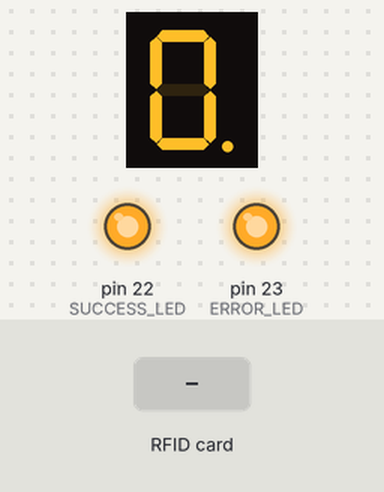
The sketch below on a simulated Arduino Mega 2560, built with avr-gcc and run on an emulated ATmega2560. On the bench: 1-digit seven-segment display, output pins drawn as LEDs (lit = HIGH). Wiring (inferred from the names in the program): 1-digit 7-segment display, segments lit when LOW: segments pin 4, pin 5, pin 6, pin 7, pin 8, pin 9, pin 10, pin 3. Inputs (shaded band) come from the test bench. The segment pins are drawn as the display they are named for; pins used as bus, display or sensor lines are not drawn; what the sketch prints to the serial monitor is not drawn.

Above: at 1.5 s.
1.6 s: RFID card DE AD BE EF held to the reader
At 2.01 s:
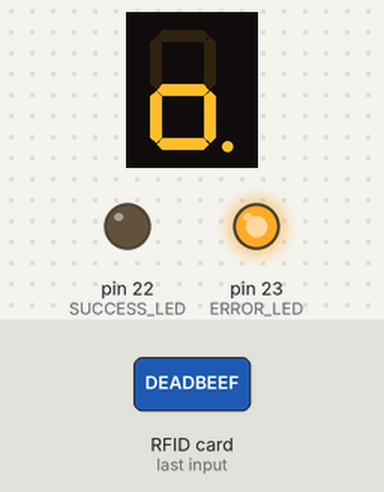
At 2.6 s:
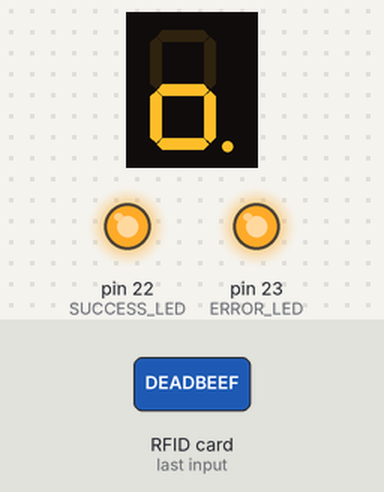
3.7 s: RFID card 5E 7A 19 C4 held to the reader
At 5.6 s:
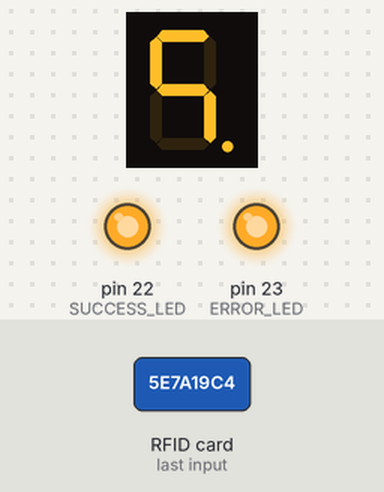
Timing chart, 0 to 7.1 s (numbered marks = the images above; inputs shaded):
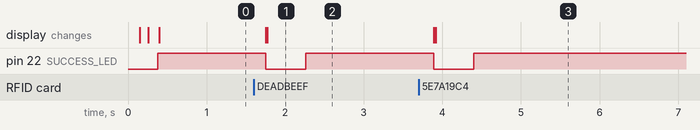

Measured:
- after the input at 1.6 s, pin 22 (SUCCESS_LED): HIGH → LOW after 0.15 s, → HIGH 0.51 s later; the display: first changes after 0.15 s (image 1 shows a later state)
- after the input at 3.7 s, pin 22 (SUCCESS_LED): HIGH → LOW after 0.19 s, → HIGH 0.51 s later; the display: first changes after 0.19 s (image 3 shows a later state)

The sketch:

RFID.ino
```cpp
/*

Instruction                          Code                            Execution  Description
                   RS  R/W    B7   B6   B5   B4   B3   B2   B1   B0  time
                   ------------------------------------------------
Clear display      0    0     0    0    0    0    0    0    0    1    1.52 ms   Clears display and returns cursor to the home position (address 0).
Cursor home        0    0     0    0    0    0    0    0    1    *    1.52 ms   Returns cursor to home position. Also returns display being shifted to the original position. DDRAM content remains unchanged.
Entry mode set     0    0     0    0    0    0    0    1    I/D  S    37 μs     Sets cursor move direction (I/D); specifies to shift the display (S). These operations are performed during data read/write.
Display control    0    0     0    0    0    0    1    D    C    B    37 μs     Sets on/off of all display (D), cursor on/off (C), and blink of cursor position character (B).
display shift      0    0     0    0    0    1    S/C   R/L *    *    37 μs     Sets cursor-move or display-shift (S/C), shift direction (R/L). DDRAM content remains unchanged.
Function set       0    0     0    0    1    DL    N    F   *    *    37 μs     Sets interface data length (DL), number of display line (N), and character font (F).
Set CGRAM address  0    0     0    1    CGRAM address                 37 μs     Sets the CGRAM address. CGRAM data are sent and received after this setting.
Set DDRAM address  0    0     1    DDRAM address                      37 μs     Sets the DDRAM address. DDRAM data are sent and received after this setting.
Read busy flag     0    1     BF    CGRAM/DDRAM address               0 μs      Reads busy flag (BF) indicating internal operation being performed and reads CGRAM or DDRAM address counter contents (depending on previous instruction).
Write RAM          1    0     Write Data                              37 μs     Write data to CGRAM or DDRAM.
Read from CG/DDRAM 1    1     Read Data                               37 μs     Read data from CGRAM or DDRAM.

Instruction bit names —

I/D - 0 = decrement cursor position, 1 = increment cursor position;

S - 0 = no display shift, 1 = display shift;
D - 0 = display off, 1 = display on;
C - 0 = cursor off, 1 = cursor on;
B - 0 = cursor blink off, 1 = cursor blink on ;
S/C - 0 = move cursor, 1 = shift display;
R/L - 0 = shift left, 1 = shift right;
DL - 0 = 4-bit interface, 1 = 8-bit interface;
N - 0 = 1/8 or 1/11 duty (1 line), 1 = 1/16 duty (2 lines);
F - 0 = 5×8 dots, 1 = 5×10 dots;
BF - 0 = can accept instruction, 1 = internal operation in progress.


Example commands:

1   Function Set: 8-bit, 1 Line, 5x7 Dots   0x30   48
2   Function Set: 8-bit, 2 Line, 5x7 Dots   0x38   56
3   Function Set: 4-bit, 1 Line, 5x7 Dots   0x20   32
4   Function Set: 4-bit, 2 Line, 5x7 Dots   0x28   40
5   Entry Mode   0x06   6
6   Display off Cursor off (clearing display without clearing DDRAM content)   0x08   8
7   Display on Cursor on   0x0E   14
8   Display on Cursor off   0x0C   12
9   Display on Cursor blinking   0x0F   15
10   Shift entire display left   0x18   24
11   Shift entire display right   0x1C   30
12   Move cursor left by one character   0x10   16
13   Move cursor right by one character   0x14   20
14   Clear Display (also clear DDRAM content)   0x01   1
15   Set DDRAM address or coursor position on display     0x80 + address*    128 + address*
16   Set CGRAM address or set pointer to CGRAM location   0x40 + address   64  + address

* DDRAM address

00 01 02 03 04 05 06 07 ..... 32 33 34 35 36 37 38 39   - Character position (DEC)
-----------------------------------------------------
00 01 02 03 04 05 06 07 ..... 20 21 22 23 24 25 26 27   - Row 0 DDRAM address (HEX)
40 41 42 43 44 45 46 47 ..... 60 61 62 63 64 65 66 67   - Row 1 DDRAM address (HEX)


https://www.8051projects.net/lcd-interfacing/initialization.php
*/

#define DEBUG

#include <SPI.h>
#include <MFRC522.h>

#ifdef DEBUG
   #define LOG(...)    Serial.print(__VA_ARGS__)
   #define LOGLN(...)  Serial.println(__VA_ARGS__)
#else
   #define LOG(...)
   #define LOGLN(...)
#endif

#define SERIAL_BAUD 115200 // Baud rate for serial debugging


#define RFID_RESET_PIN 12
#define RFID_SS_PIN 53   // Signal Input (when SPI enabled), Serial Data (when I2C enabled), Data input (When UART enabled)

#define NEW_RFID_UID { 0xDE, 0xAD, 0xBE, 0xEF }


int LCD_REGISTER_SELECT = 12;
int LCD_RW = 11;
int LCD_PINS[] = { 3, 4, 5, 6, 7, 8, 9, 10 };
int LCD_ENABLE = 2;

int ERROR_LED = 23;
int SUCCESS_LED = 22;

MFRC522 mfrc522(RFID_SS_PIN, RFID_RESET_PIN);
MFRC522::MIFARE_Key key;


void error() {
  digitalWrite(ERROR_LED, LOW);
  digitalWrite(SUCCESS_LED, HIGH);
}

void success() {
  digitalWrite(ERROR_LED, HIGH);
  digitalWrite(SUCCESS_LED, LOW);
}

void neutral() {
  digitalWrite(ERROR_LED, HIGH);
  digitalWrite(SUCCESS_LED, HIGH);
}

// LCD helper functions
/**
  Write command to LCD interface, each bit of the supplied value is sent to one of the data
  pins on the 1602 chip. The value needs to be inverted because the signal identification
  goes from D7 -> D0 instead of D0 -> D7

  value:  Command to send to LCD chip.
  return: none
**/
void LcdCommandWrite(int value) {
  size_t pinLength = sizeof(LCD_PINS) / sizeof(int) - 1;

  for (int i = LCD_PINS[0]; i <= LCD_PINS[pinLength]; i++) {
    digitalWrite(i, value & 01);  // Invert signal because 1602 LCD signal identification is D7-D0 (not D0-D7)
    value >>= 1;
  }

  digitalWrite(LCD_RW, LOW);
  digitalWrite(LCD_REGISTER_SELECT, LOW);

  digitalWrite(LCD_ENABLE, LOW);
  delayMicroseconds(1);

  digitalWrite(LCD_ENABLE, HIGH);
  delayMicroseconds(1);

  digitalWrite(LCD_ENABLE, LOW);
  delayMicroseconds(1);
}

/**
  Write data to LCD interface, each bit of the supplied value is sent to one of the data
  pins on the 1602 chip. The value needs to be inverted because the signal identification
  goes from D7 -> D0 instead of D0 -> D7

  value:  Data to send to LCD chip.
  return: none

**/
void LcdDataWrite(int value) {
  digitalWrite(LCD_REGISTER_SELECT, HIGH);
  digitalWrite(LCD_RW, LOW);

  for (int i = LCD_PINS[0]; i <= LCD_PINS[7]; i++) {
    digitalWrite(i, value & 01);
    value >>= 1;
  }

  digitalWrite(LCD_ENABLE, LOW);
  delayMicroseconds(1);

  digitalWrite(LCD_ENABLE, HIGH);
  delayMicroseconds(1);

  digitalWrite(LCD_ENABLE, LOW);
  delayMicroseconds(1);
}

/**
  Returns cursor to home position. Also returns display being shifted to the original position. DDRAM content remains unchanged.

  return: none

**/
void clearDisplay() {
  LcdCommandWrite(0x01);
  delay(10);
}


/**
  Set cursor position to be the first line with an optional offset.

  offset: column offset

  return: none

**/
void firstLine(unsigned int offset) {
  LcdCommandWrite(0x80 + offset);  // Define the cursor position
  delay(10);
}

/**
  Set cursor position to be the second line with an optional offset.

  offset: column offset

  return: none

**/
void secondLine(unsigned int offset) {
  LcdCommandWrite(0xc0 + offset);  // Define the cursor position
  delay(10);
}

/**
  Write a string of text to currently defined line on the LCD

  text: A string of text to write to the LCD
**/
void writeText(unsigned char *text) {
  if (NULL != text) {
    for (int i = 0; i < strlen(text); i++) {
      LcdDataWrite(text[i]);
    }

    delay(10);
  }
}

// RFID helper functions

/**
  Determine if a new card has been presented.

  return: True if the presented card has a differernt UID than the previously presented card
**/
bool isNewCard() {
  return mfrc522.PICC_IsNewCardPresent();
}


/**
  Determine if a the card reader is active.

  return: True if the card reader is active.
**/
bool canReadSerial() {
  return mfrc522.PICC_ReadCardSerial();
}


/**
  Determine if a new card has been presented and the card reader is active.

  return: True if the presented card has a differernt UID than the previously presented card and the card reader is active.
**/

bool willRead() {
  return isNewCard() && canReadSerial();
}


bool authenticate(byte blockAddr, MFRC522::MIFARE_Key *key, MFRC522::Uid *uid) {
  MFRC522::StatusCode status;

  status = mfrc522.PCD_Authenticate(MFRC522::PICC_CMD_MF_AUTH_KEY_A, blockAddr, key, uid);

  if (status != MFRC522::STATUS_OK) {
    LOG(F("PCD_Authenticate() failed: "));
    LOG(MFRC522::GetStatusCodeName(status));
    return false;
  }

  return true;
}

/**
  Read the memory contents of a MIFARE Classic sector.
  Note: Memory is read in reverse, where

**/
void readClassicSector(MFRC522::Uid uid, MFRC522::MIFARE_Key *key, byte sector) {
  MFRC522::StatusCode status;
	byte firstBlock;		  // Address of the first block
	byte no_of_blocks;		// Number of blocks in a sector
	bool authenticated;

	// The access bits are stored in a peculiar fashion.

  // There are four groups:
	//		g[3]	Access bits for the sector trailer, block 3 (for sectors 0-31) or block 15 (for sectors 32-39)
	//		g[2]	Access bits for block 2 (for sectors 0-31) or blocks 10-14 (for sectors 32-39)
	//		g[1]	Access bits for block 1 (for sectors 0-31) or blocks 5-9 (for sectors 32-39)
	//		g[0]	Access bits for block 0 (for sectors 0-31) or blocks 0-4 (for sectors 32-39)


	// Each group has access bits [C1 C2 C3]. In this code C1 is MSB and C3 is LSB.
	// The four CX bits are stored together in a nible cx and an inverted nible cx_.


	byte c1, c2, c3;		// Nibbles
	byte c1_, c2_, c3_;		// Inverted nibbles
	bool invertedError;		// True if one of the inverted nibbles did not match
	byte g[4] = {0, 0, 0, 0};				// Access bits for each of the four groups.
	byte group;				// 0-3 - active group for access bits
	bool firstInGroup;		// True for the first block dumped in the group

	// Determine position and size of sector.
	if (sector < 32) { // Sectors 0..31 has 4 blocks each
		no_of_blocks = 4;
		firstBlock = sector * no_of_blocks;
	}
	else if (sector < 40) { // Sectors 32-39 has 16 blocks each
		no_of_blocks = 16;
		firstBlock = 128 + (sector - 32) * no_of_blocks;
	}
	else { // Illegal input, no MIFARE Classic PICC has more than 40 sectors.
		return;
	}

	// Dump blocks, highest address first.
	byte byteCount;
	byte buffer[18];
	byte blockAddr;
	authenticated = false;
	invertedError = false;

  for (int8_t blockOffset = 0; blockOffset < no_of_blocks; blockOffset++) {
		blockAddr = firstBlock + blockOffset;

    // Sector number

    if (blockOffset == no_of_blocks - 1) {
			if(sector < 10)
				LOG(F("   "));
			else
				LOG(F("  "));
			LOG(sector);
			LOG(F("   "));
		}
		else {
			LOG(F("       "));
		}

		// Block number
		if(blockAddr < 10)
			LOG(F("   ")); // Pad with spaces
		else {
			if(blockAddr < 100)
				LOG(F("  ")); // Pad with spaces
			else
				LOG(F(" ")); // Pad with spaces
		}

		LOG(blockAddr);
		LOG(F("  "));

    // Establish encrypted communications before reading the first block
		if (!authenticated) {
      if (false == authenticate(firstBlock, key, &(mfrc522.uid))) {
				return;
      }
      authenticated = true;
		}

    // Read block
		byteCount = sizeof(buffer);

		status = mfrc522.MIFARE_Read(blockAddr, buffer, &byteCount);

    if (status != MFRC522::STATUS_OK) {
			LOG(F("MIFARE_Read() failed: "));
			LOG(mfrc522.GetStatusCodeName(status));
			continue;
		}

		// Dump data
		for (byte index = 0; index < 16; index++) {
			if(buffer[index] < 0x10)
				LOG(F(" 0"));
			else
				LOG(F(" "));
			LOG(buffer[index], HEX);
			if ((index % 4) == 3) {
				LOG(F(" "));
			}
		}
		// Parse access bits
		if (blockOffset == no_of_blocks - 1) {
			c1  = buffer[7] >> 4;
			c2  = buffer[8] & 0xF;
			c3  = buffer[8] >> 4;
			c1_ = buffer[6] & 0xF;
			c2_ = buffer[6] >> 4;
			c3_ = buffer[7] & 0xF;
			invertedError = (c1 != (~c1_ & 0xF)) || (c2 != (~c2_ & 0xF)) || (c3 != (~c3_ & 0xF));
			g[0] = ((c1 & 1) << 2) | ((c2 & 1) << 1) | ((c3 & 1) << 0);
			g[1] = ((c1 & 2) << 1) | ((c2 & 2) << 0) | ((c3 & 2) >> 1);
			g[2] = ((c1 & 4) << 0) | ((c2 & 4) >> 1) | ((c3 & 4) >> 2);
			g[3] = ((c1 & 8) >> 1) | ((c2 & 8) >> 2) | ((c3 & 8) >> 3);
		}

		// Which access group is this block in?
		if (no_of_blocks == 4) {
			group = blockOffset;
			firstInGroup = true;
		}
		else {
			group = blockOffset / 5;
			firstInGroup = (group == 3) || (group != (blockOffset + 1) / 5);
		}

		if (firstInGroup) {
			// Print access bits
			LOG(F(" [ "));
			LOG((g[group] >> 2) & 1, DEC); LOG(F(" "));
			LOG((g[group] >> 1) & 1, DEC); LOG(F(" "));
			LOG((g[group] >> 0) & 1, DEC);
			LOG(F(" ] "));
			if (invertedError) {
				LOG(F(" Inverted access bits did not match! "));
			}
		}

		if (group != 3 && (g[group] == 1 || g[group] == 6)) { // value block
			int32_t value = (int32_t(buffer[3])<<24) | (int32_t(buffer[2])<<16) | (int32_t(buffer[1])<<8) | int32_t(buffer[0]);
			LOG(F(" Value=0x")); Serial.print(value, HEX);
			LOG(F(" Adr=0x")); Serial.print(buffer[12], HEX);
		}

    LOGLN();

    if (blockOffset == no_of_blocks - 1) {
      LOGLN();
    }
	}
}

int8_t getSectors(MFRC522::PICC_Type piccType) {
  int8_t sectors = 0;
	switch (piccType) {
		case MFRC522::PICC_TYPE_MIFARE_MINI:
			// Has 5 sectors * 4 blocks/sector * 16 bytes/block = 320 bytes.
			sectors = 5;
			break;

		case MFRC522::PICC_TYPE_MIFARE_1K:
			// Has 16 sectors * 4 blocks/sector * 16 bytes/block = 1024 bytes.
			sectors = 16;
			break;

		case MFRC522::PICC_TYPE_MIFARE_4K:
			// Has (32 sectors * 4 blocks/sector + 8 sectors * 16 blocks/sector) * 16 bytes/block = 4096 bytes.
			sectors = 40;
			break;

		default:
			break;
	}

  return sectors;
}

/**
  Dumps memory contents of a MIFARE Classic PICC.
**/
void readClassic(MFRC522::Uid uid, MFRC522::PICC_Type piccType,	MFRC522::MIFARE_Key *key	) {
  int8_t sectors = getSectors(piccType);

  if (sectors) {
		Serial.println(F("Sector Block   0  1  2  3   4  5  6  7   8  9 10 11  12 13 14 15  AccessBits"));
		// for (int8_t i = sectors - 1; i >= 0; i--) {
    for (int8_t i = 0; i < sectors - 1; i++) {
			readClassicSector(uid, key, i);
		}
	}
}


/**
   Dumps memory contents of a MIFARE Ultralight PICC.
**/

void readUltraLight(byte pages) {
  MFRC522::StatusCode status;
	byte byteCount;
	byte buffer[18];
	byte i;

  for (byte page = 0; page < pages; page +=4) { // Read returns data for 4 pages at a time.
    byteCount = sizeof(buffer);
    MFRC522 miFare;
    status = miFare.MIFARE_Read(page, buffer, &byteCount);

    if (status != MFRC522::STATUS_OK) {
			LOG(F("MIFARE_Read() failed: "));
			LOGLN(MFRC522::GetStatusCodeName(status));
      error();
			break;
		}

    for(byte offset = 0; offset < 4; offset++) {
      i = page + offset;
      if (i < 10) {
        LOG("  ");
      } else {
        LOG(" ");
      }
      LOG(i);
      LOG(" ");

      for (byte index = 0; index < 4; index++) {
				i = 4 * offset + index;
				if(buffer[i] < 0x10)
					LOG(F(" 0"));
				else
					LOG(F(" "));
				LOG(buffer[i], HEX);
			}
			LOGLN("");

    }

  }

}

/**
  Get the data stored on the RFID chip.

  uid: UID of a PICC
**/

void getContents(MFRC522::Uid uid) {
  MFRC522::PICC_Type piccType = mfrc522.PICC_GetType(uid.sak);

  switch (piccType) {
		case MFRC522::PICC_TYPE_MIFARE_MINI:
		case MFRC522::PICC_TYPE_MIFARE_1K:
		case MFRC522::PICC_TYPE_MIFARE_4K:
			for (byte i = 0; i < 6; i++) {
				key.keyByte[i] = 0xFF;
			}

      readClassic(uid, piccType, &key);
			break;

		case MFRC522::PICC_TYPE_MIFARE_UL:
			readUltraLight(43 /*16*/);
			break;

		case MFRC522::PICC_TYPE_ISO_14443_4:
		case MFRC522::PICC_TYPE_MIFARE_DESFIRE:
		case MFRC522::PICC_TYPE_ISO_18092:
		case MFRC522::PICC_TYPE_MIFARE_PLUS:
		case MFRC522::PICC_TYPE_TNP3XXX:
			LOGLN("OTHER");
			break;

		case MFRC522::PICC_TYPE_UNKNOWN:
		case MFRC522::PICC_TYPE_NOT_COMPLETE:
		default:
      LOGLN("UNKNOWN");
			break; // No memory dump here
	}

}


/**
  Dump the PICC (Proximity Integrated Circuit) type and SAK (Select AcKnowledgement) to the serial port.
  This is for debugging and analysis.

**/
void dumpPiccType() {
  MFRC522::PICC_Type piccType = mfrc522.PICC_GetType(mfrc522.uid.sak);

  LOG(F("PICC type: "));
  LOG(mfrc522.PICC_GetTypeName(piccType));
  LOG(F(" (SAK "));
  LOG(mfrc522.uid.sak);
  LOGLN(")");
}

/**
  Convert byte data to ASCII in the form of a hex string.

  in: Binary data
  in_sz: Size of the binary data
  out: A buffer to hold the converted data. This must be 3 times the size of the inout data
**/
void binToHex(byte *in, size_t in_sz, unsigned char *out) {
  const char *hex = "0123456789ABCDEF";

  byte *pin = in;
  unsigned char *pout = out;

  for (; pin < in + in_sz; pin++, pout += 3) {
    pout[0] = hex[(*pin >> 4) & 0xF];
    pout[1] = hex[ *pin       & 0xF];
    pout[2] = ' ';
  }

  pout[-1] = 0;
}


void getUID(byte *uidByte, size_t uidSize, unsigned char *out) {
  binToHex(uidByte, uidSize, out);
}

/**
 Dump the UID to the serial port for the currently presented card.

**/

void dumpUID() {
  size_t uidSize = mfrc522.uid.size;
  char hexValue[uidSize * 3];

  getUID(mfrc522.uid.uidByte, uidSize, hexValue);

  clearDisplay();
  firstLine(0);
  writeText(hexValue);

  LOG(F("Card UID: "));
  LOGLN(hexValue);
}

void setUID(byte *newUid, byte uidSize) {
  if (mfrc522.MIFARE_SetUid(newUid, uidSize, true)) {
    LOGLN(F("Wrote new UID to card."));
  } else {
    LOGLN(F("Failed to write UID."));
  }
  delay(2000);
}

void setup() {
  // Configure state LEDS
  pinMode(SUCCESS_LED, OUTPUT);
  pinMode(ERROR_LED, OUTPUT);

  #ifdef DEBUG
    Serial.begin(SERIAL_BAUD);
    while (!Serial);
  #endif

  /*
    Configure RFID
  */

  SPI.begin();         // Init SPI bus
  mfrc522.PCD_Init();  // Init MFRC522 card

  // Prepare key - all keys are set to FFFFFFFFFFFFh at chip delivery from the factory.
  for (byte i = 0; i < 6; i++) {
    key.keyByte[i] = 0xFF;
  }

  // Configure LCD
  for (int i = LCD_ENABLE; i <= LCD_REGISTER_SELECT; i++) {
    pinMode(i, OUTPUT);
  }

  delay(100);

  // Initialize the LCD
  LcdCommandWrite(0x38);  // Set to 8-bit interface, 2 lines display, 5x7 text size
  delay(64);

  LcdCommandWrite(0x06);  // Input method setting Auto increment, no shift is displayed
  delay(20);

  LcdCommandWrite(0x0E);  // Display on, Cursor on
  delay(20);

  LcdCommandWrite(0x01);  // Blank screen
  delay(100);

  LcdCommandWrite(0x80);  // Set DDRAM address to beginning of line
  delay(20);

  neutral();
}


void loop() {
  // Wait for a card to be presented
  if (!willRead()) {
    neutral(); // Disable state LEDs
    delay(250);
    LOG(".");
    return;
  }

  // Emable 'success' LED
  success();

  dumpUID();
  dumpPiccType();
  getContents(mfrc522.uid);
  LOG("<END>");

  // Halt PICC and re-select it so DumpToSerial doesn't get confused
  mfrc522.PICC_HaltA();
  mfrc522.PCD_StopCrypto1();

}
```
